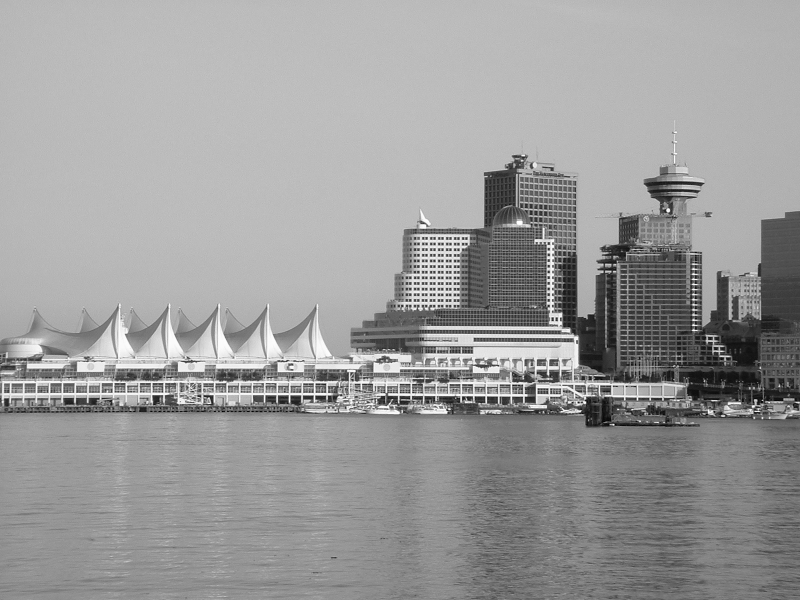
#> input picture Exercise2/canada.png, 800 x 600 px
$ python sheet02.py   (older library calls are emulated)
#> lines starting #> are read from the running program, lines starting #| are printed output that depends on the picture
#> further down, img is the input picture: shape (600, 800); min 0, max 255, mean 155.4
# coding: utf-8
import numpy as np
from scipy.misc import imread
import matplotlib.pyplot as plt
import math


# [101 lines left out: functions global_contrast, local_contrast, entropy, image_info, he, not called in this run]


# [18 lines of commented-out code are left out]


def ahe(img, size=(16, 16)):
    """
    Apply adaptive histogram equalization (AHE) to the image.

    img: numpy.ndarray (dtype = uint8)
        The image to equalize.
    size: tuple of ints
        The size of the surrounding for which the histogram of each pixel is
        to be computed.

    Returns
    -------
    equalized: numpy.ndarray (dtype = uint8)
        The equalized image.
    """
#> called with size = (8, 8)

    h = size[0] // 2
    w = size[1] // 2
    n = img.shape[0]
#> n = 600
    m = img.shape[1]
#> m = 800
    equalized = np.zeros(img.shape, np.uint8)
    for i in range(n):
        for j in range(m):
            region = img[max(0, i - h):min(i + h, n),
                         max(0, j - w):min(j + w, m)]
            equalized[i, j] = np.sum(region < img[i, j]) * 255 / region.size
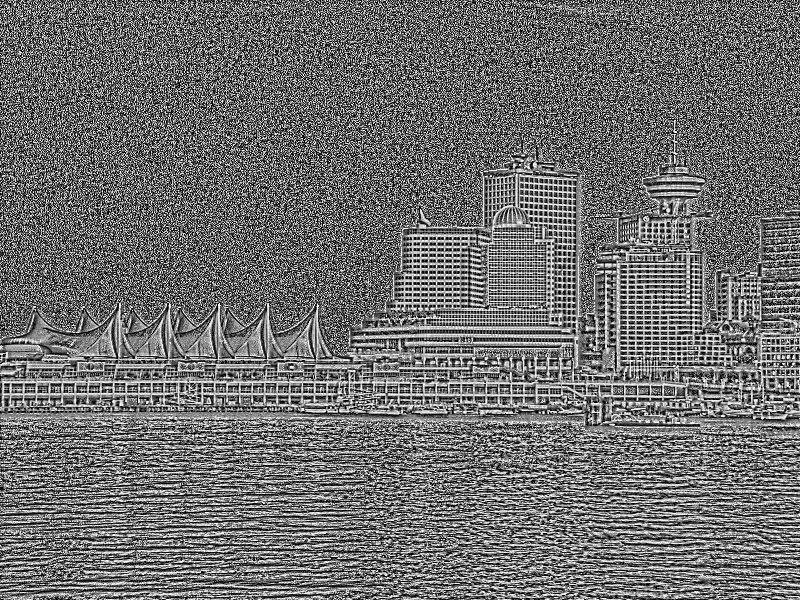
#> equalized: shape (600, 800); min 0, max 251, mean 110.9

    return equalized


img = imread('canada.png', mode='L')

# [6 lines of commented-out code are left out]

img2 = ahe(img, size=(8, 8))
# [6 lines of commented-out code are left out]

$ run again, with Exercise2/dark.png copied over Exercise2/canada.png
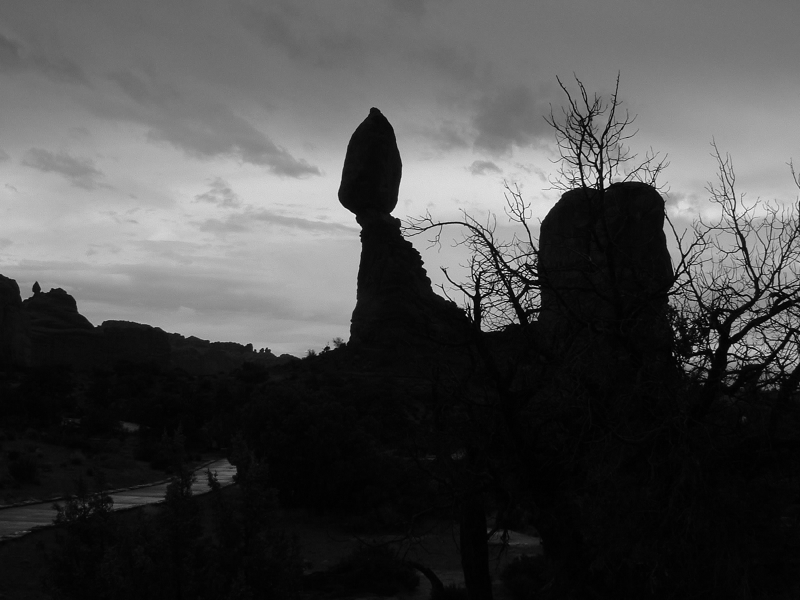
#> input picture Exercise2/dark.png, 800 x 600 px
#> img is the input picture: shape (600, 800); min 0, max 255, mean 74
#> after the loop in ahe, `for i in range(n):`:
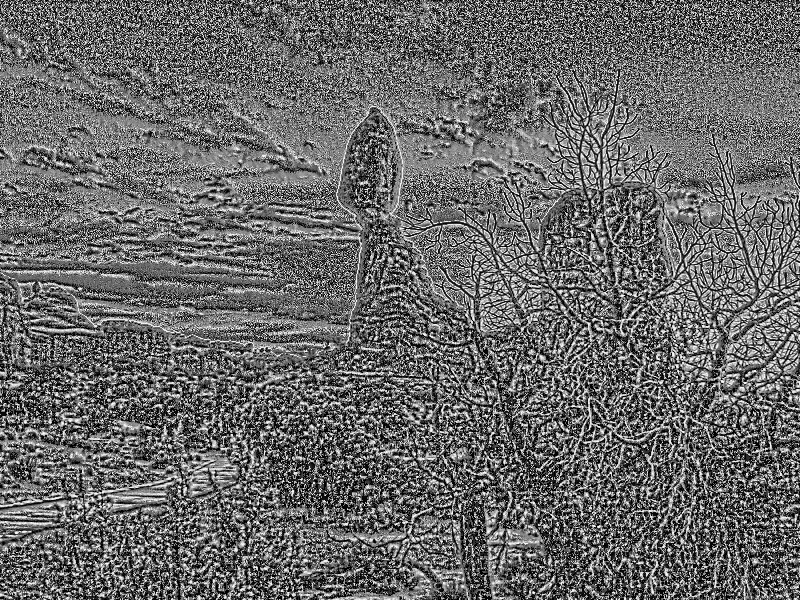
#> equalized: shape (600, 800); min 0, max 251, mean 104.7
